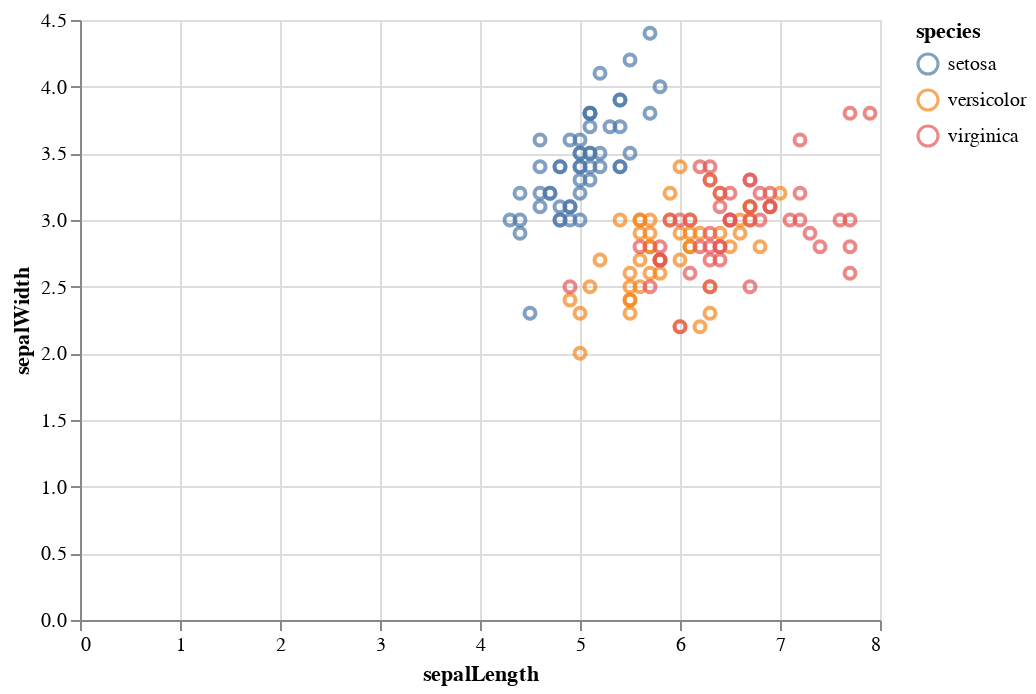

Notebook code cell kept with this figure:
### Code cell
alt.Chart(iris_test_original).mark_point().encode(
    x=x,
    y=y,
    color='species',
).interactive()

### Figure 1 — Vega-Lite specification as saved in the notebook (floating-point values rounded to 4 significant figures; data arrays with more than 128 entries replaced by an {"elided": "..."} marker saying what was removed)
{"config": {"view": {"continuousWidth": 400, "continuousHeight": 300}}, "data": {"name": "data-7e8a016689e06fc33833e7c50829bc9f"}, "mark": "point", "encoding": {"color": {"field": "species", "type": "nominal"}, "x": {"field": "sepalLength", "type": "quantitative"}, "y": {"field": "sepalWidth", "type": "quantitative"}}, "selection": {"selector001": {"type": "interval", "bind": "scales", "encodings": ["x", "y"]}}, "$schema": "https://vega.github.io/schema/vega-lite/v4.17.0.json", "datasets": {"data-7e8a016689e06fc33833e7c50829bc9f": {"elided": "150 records"}}}
